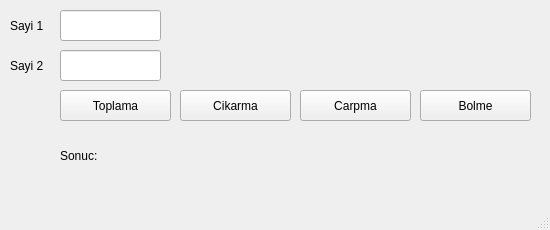
<?xml version="1.0" encoding="UTF-8"?>
<ui version="4.0">
 <class>MainWindow</class>
 <widget class="QMainWindow" name="MainWindow">
  <property name="geometry">
   <rect>
    <x>0</x>
    <y>0</y>
    <width>550</width>
    <height>230</height>
   </rect>
  </property>
  <property name="windowTitle">
   <string>MainWindow</string>
  </property>
  <widget class="QWidget" name="centralwidget">
   <widget class="QLabel" name="label">
    <property name="geometry">
     <rect>
      <x>10</x>
      <y>10</y>
      <width>47</width>
      <height>31</height>
     </rect>
    </property>
    <property name="text">
     <string>Sayi 1</string>
    </property>
   </widget>
   <widget class="QLabel" name="label_2">
    <property name="geometry">
     <rect>
      <x>10</x>
      <y>50</y>
      <width>47</width>
      <height>31</height>
     </rect>
    </property>
    <property name="text">
     <string>Sayi 2</string>
    </property>
   </widget>
   <widget class="QLineEdit" name="txt_sayi1">
    <property name="geometry">
     <rect>
      <x>60</x>
      <y>10</y>
      <width>101</width>
      <height>31</height>
     </rect>
    </property>
   </widget>
   <widget class="QLineEdit" name="txt_sayi2">
    <property name="geometry">
     <rect>
      <x>60</x>
      <y>50</y>
      <width>101</width>
      <height>31</height>
     </rect>
    </property>
   </widget>
   <widget class="QPushButton" name="btn_toplama">
    <property name="geometry">
     <rect>
      <x>60</x>
      <y>90</y>
      <width>111</width>
      <height>31</height>
     </rect>
    </property>
    <property name="text">
     <string>Toplama</string>
    </property>
   </widget>
   <widget class="QPushButton" name="btn_cikarma">
    <property name="geometry">
     <rect>
      <x>180</x>
      <y>90</y>
      <width>111</width>
      <height>31</height>
     </rect>
    </property>
    <property name="text">
     <string>Cikarma</string>
    </property>
   </widget>
   <widget class="QPushButton" name="btn_bolme">
    <property name="geometry">
     <rect>
      <x>420</x>
      <y>90</y>
      <width>111</width>
      <height>31</height>
     </rect>
    </property>
    <property name="text">
     <string>Bolme</string>
    </property>
   </widget>
   <widget class="QPushButton" name="btn_carpma">
    <property name="geometry">
     <rect>
      <x>300</x>
      <y>90</y>
      <width>111</width>
      <height>31</height>
     </rect>
    </property>
    <property name="text">
     <string>Carpma</string>
    </property>
   </widget>
   <widget class="QLabel" name="lbl_sonuc">
    <property name="geometry">
     <rect>
      <x>60</x>
      <y>140</y>
      <width>111</width>
      <height>31</height>
     </rect>
    </property>
    <property name="text">
     <string>Sonuc: </string>
    </property>
   </widget>
  </widget>
  <widget class="QMenuBar" name="menubar">
   <property name="geometry">
    <rect>
     <x>0</x>
     <y>0</y>
     <width>550</width>
     <height>22</height>
    </rect>
   </property>
  </widget>
  <widget class="QStatusBar" name="statusbar"/>
 </widget>
 <resources/>
 <connections/>
</ui>
